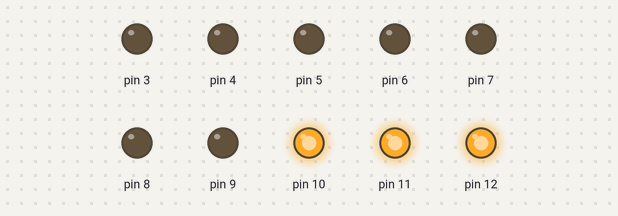
This sketch was run on a simulated Arduino Uno, built with avr-gcc and run on an emulated ATmega328P. Shown: output pins drawn as LEDs (lit = HIGH).

Above: at 0.5 s.
At 2.5 s:
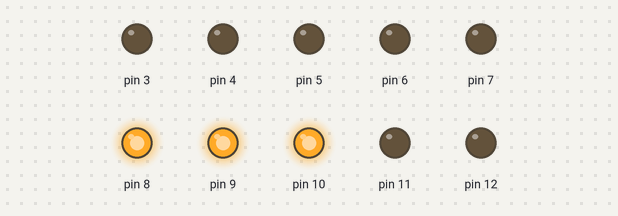
At 3.5 s:
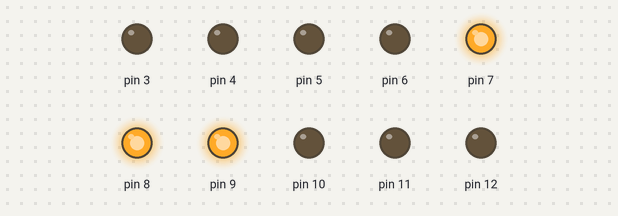
At 4.5 s:
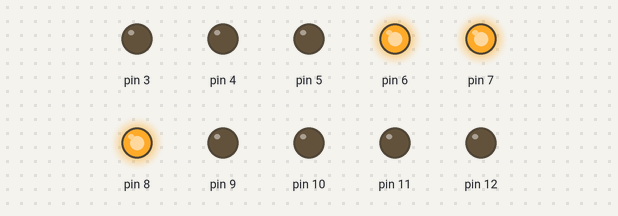
At 6.5 s:
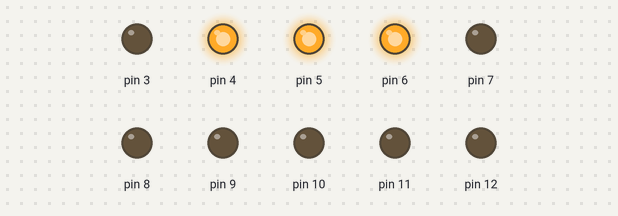
At 9.5 s:
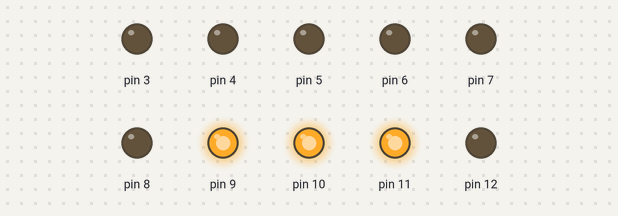
Timing chart, 0 to 10.4 s (numbered marks = the images above):
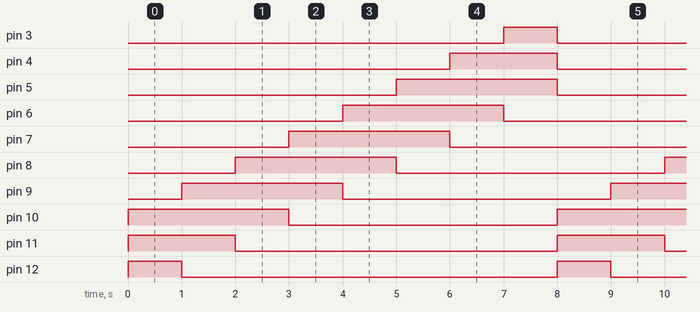

Measured:
- by itself, pin 3, pin 12: alternates HIGH for 1.0 s and LOW for 7.0 s
- by itself, pin 4, pin 11: alternates HIGH for 2.0 s and LOW for 6.0 s
- by itself, pin 5–10: alternates HIGH for 3.0 s and LOW for 5.0 s

The sketch:

iris-led-all_pattern-code.ino
```cpp
const int time_of_delay =1000;

void setup()
{
   for(int i=3; i<=12; i++)
   pinMode(i,OUTPUT);
}

void loop(){


   //pat1();
   //pat2();
   pat3();
}

void pat1(){
    for(int i=3; i<=12; i++) {
      digitalWrite(i,HIGH);

      delay(time_of_delay);
      digitalWrite(i,LOW);

    }

    for(int i=11; i>=4; i--) {
      digitalWrite(i,HIGH);
      delay(time_of_delay);
      digitalWrite(i,LOW);
    }
}

void pat2(){
  	int i=3;
    while(i<13){
      if(i%2==0){
        for(int j=13-i;j>0;j--){
          digitalWrite(i,HIGH);
          delay(1000);
          digitalWrite(i,LOW);
          delay(1000);
        }
      }
      else{
          digitalWrite(i,HIGH);
          delay(1000);
          digitalWrite(i,LOW);
          delay(1000);
      }
      i++;
    }
}

void pat3(){
  	int a,b;
    for(int i=11; i>=4; i--) {
      a=i;
      b=a<<4;
      a=b>>1;
      i=(b>>3)/2;
      i=a/8;
      digitalWrite(i,HIGH);
      digitalWrite(i-1,HIGH);
      a=a*2;
      b=b>>2;
      digitalWrite(i+1,HIGH);
      delay(1000);
      digitalWrite(i,LOW);
      digitalWrite(i-1,LOW);
      digitalWrite(i+1,LOW);
    }
}
```
